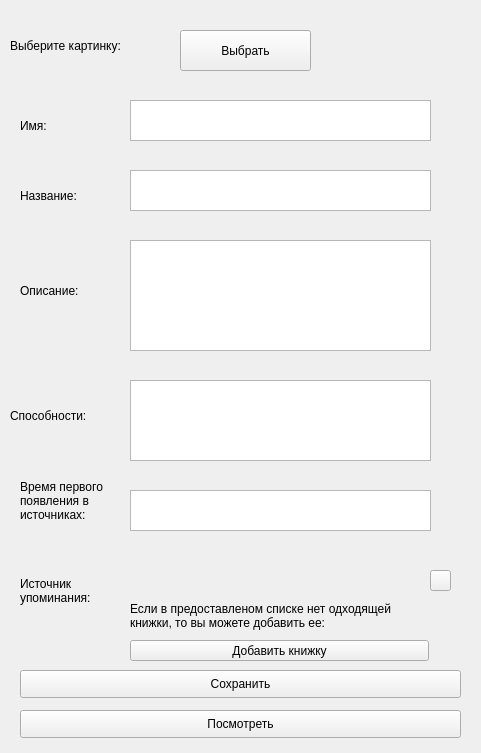
<?xml version="1.0" encoding="UTF-8"?>
<ui version="4.0">
 <class>Form</class>
 <widget class="QWidget" name="Form">
  <property name="geometry">
   <rect>
    <x>0</x>
    <y>0</y>
    <width>481</width>
    <height>753</height>
   </rect>
  </property>
  <property name="windowTitle">
   <string>Добавление существа</string>
  </property>
  <widget class="QLabel" name="label_name">
   <property name="geometry">
    <rect>
     <x>20</x>
     <y>110</y>
     <width>81</width>
     <height>31</height>
    </rect>
   </property>
   <property name="text">
    <string>Имя: </string>
   </property>
  </widget>
  <widget class="QTextEdit" name="textEdit_name">
   <property name="geometry">
    <rect>
     <x>130</x>
     <y>100</y>
     <width>301</width>
     <height>41</height>
    </rect>
   </property>
  </widget>
  <widget class="QLabel" name="label_alias">
   <property name="geometry">
    <rect>
     <x>20</x>
     <y>180</y>
     <width>91</width>
     <height>31</height>
    </rect>
   </property>
   <property name="text">
    <string>Название:</string>
   </property>
  </widget>
  <widget class="QTextEdit" name="textEdit_alias">
   <property name="geometry">
    <rect>
     <x>130</x>
     <y>170</y>
     <width>301</width>
     <height>41</height>
    </rect>
   </property>
  </widget>
  <widget class="QLabel" name="label_description">
   <property name="geometry">
    <rect>
     <x>20</x>
     <y>270</y>
     <width>81</width>
     <height>41</height>
    </rect>
   </property>
   <property name="text">
    <string>Описание:</string>
   </property>
  </widget>
  <widget class="QTextEdit" name="textEdit_description">
   <property name="geometry">
    <rect>
     <x>130</x>
     <y>240</y>
     <width>301</width>
     <height>111</height>
    </rect>
   </property>
  </widget>
  <widget class="QLabel" name="label_ability">
   <property name="geometry">
    <rect>
     <x>10</x>
     <y>400</y>
     <width>111</width>
     <height>31</height>
    </rect>
   </property>
   <property name="text">
    <string>Способности:</string>
   </property>
  </widget>
  <widget class="QTextEdit" name="textEdit_ability">
   <property name="geometry">
    <rect>
     <x>130</x>
     <y>380</y>
     <width>301</width>
     <height>81</height>
    </rect>
   </property>
  </widget>
  <widget class="QLabel" name="label_time_of_stay">
   <property name="geometry">
    <rect>
     <x>20</x>
     <y>470</y>
     <width>91</width>
     <height>61</height>
    </rect>
   </property>
   <property name="text">
    <string>Время первого 
появления в 
источниках:</string>
   </property>
  </widget>
  <widget class="QTextEdit" name="textEdit_time_of_stay">
   <property name="geometry">
    <rect>
     <x>130</x>
     <y>490</y>
     <width>301</width>
     <height>41</height>
    </rect>
   </property>
  </widget>
  <widget class="QLabel" name="label_book">
   <property name="geometry">
    <rect>
     <x>20</x>
     <y>570</y>
     <width>81</width>
     <height>41</height>
    </rect>
   </property>
   <property name="text">
    <string>Источник 
упоминания:</string>
   </property>
  </widget>
  <widget class="QPushButton" name="btn_photo">
   <property name="geometry">
    <rect>
     <x>180</x>
     <y>30</y>
     <width>131</width>
     <height>41</height>
    </rect>
   </property>
   <property name="text">
    <string>Выбрать</string>
   </property>
  </widget>
  <widget class="QLabel" name="label_photo">
   <property name="geometry">
    <rect>
     <x>10</x>
     <y>30</y>
     <width>141</width>
     <height>31</height>
    </rect>
   </property>
   <property name="text">
    <string>Выберите картинку: </string>
   </property>
  </widget>
  <widget class="QPushButton" name="btn_save">
   <property name="geometry">
    <rect>
     <x>20</x>
     <y>670</y>
     <width>441</width>
     <height>28</height>
    </rect>
   </property>
   <property name="text">
    <string>Сохранить</string>
   </property>
  </widget>
  <widget class="QPushButton" name="btn_watch">
   <property name="geometry">
    <rect>
     <x>20</x>
     <y>710</y>
     <width>441</width>
     <height>28</height>
    </rect>
   </property>
   <property name="text">
    <string>Посмотреть</string>
   </property>
  </widget>
  <widget class="QPushButton" name="btn_book">
   <property name="geometry">
    <rect>
     <x>130</x>
     <y>640</y>
     <width>299</width>
     <height>21</height>
    </rect>
   </property>
   <property name="text">
    <string>Добавить книжку</string>
   </property>
  </widget>
  <widget class="QLabel" name="label">
   <property name="geometry">
    <rect>
     <x>130</x>
     <y>600</y>
     <width>301</width>
     <height>31</height>
    </rect>
   </property>
   <property name="text">
    <string>Если в предоставленом списке нет одходящей 
книжки, то вы можете добавить ее: </string>
   </property>
  </widget>
  <widget class="QPushButton" name="btn_new">
   <property name="geometry">
    <rect>
     <x>430</x>
     <y>570</y>
     <width>21</width>
     <height>21</height>
    </rect>
   </property>
   <property name="text">
    <string/>
   </property>
  </widget>
 </widget>
 <resources/>
 <connections/>
</ui>
